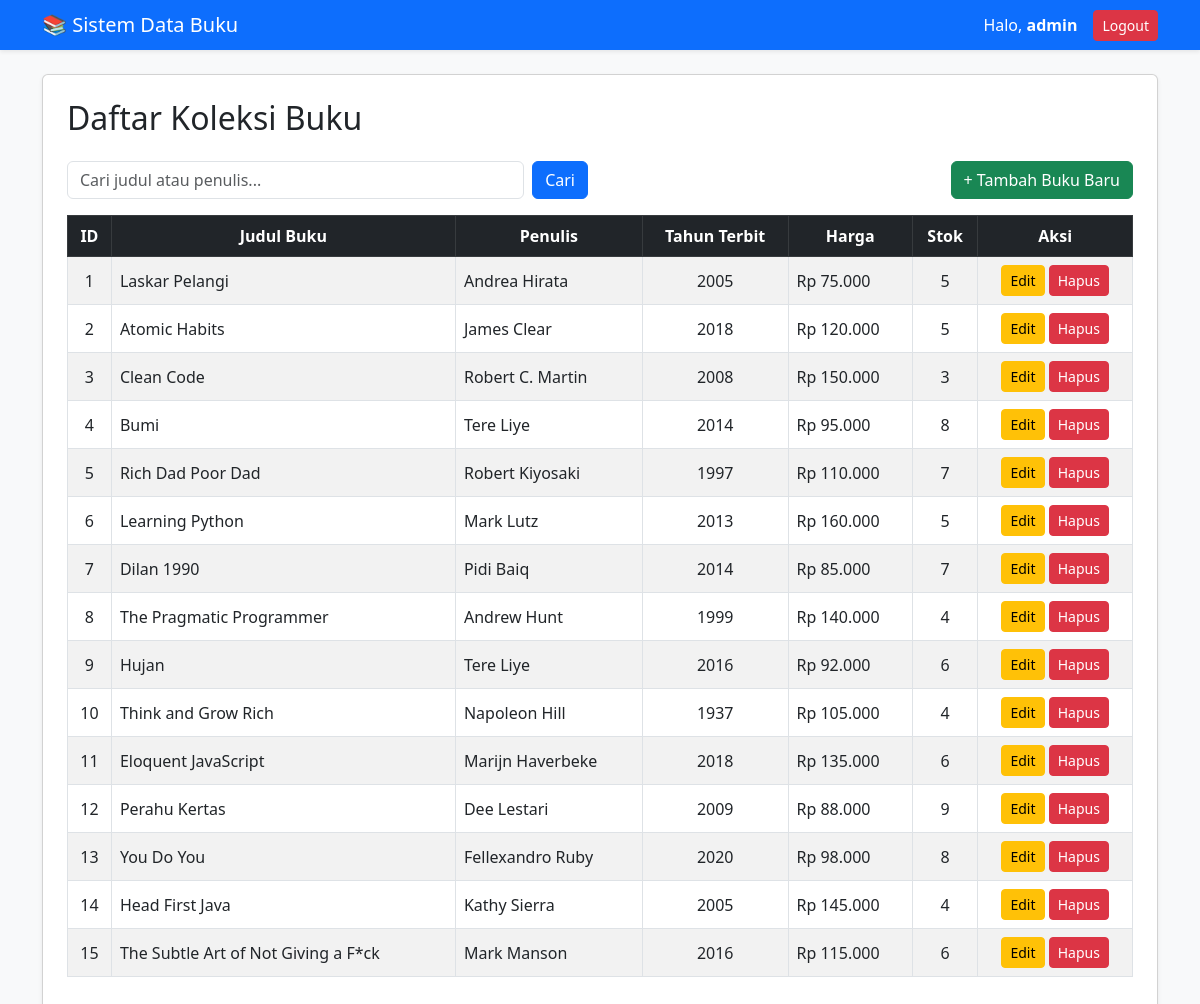
Screenshot of /index.php (signed in) with the database file from the repository.
### tables this page shows
CREATE TABLE `buku` (
  `id` int NOT NULL,
  `judul` varchar(255) NOT NULL,
  `penulis` varchar(255) NOT NULL,
  `tahun_terbit` int NOT NULL,
  `harga` decimal(10,2) NOT NULL,
  `stok` int NOT NULL
);

### index.php (the view, shortened to what this page needs)
<?php
include 'koneksi.php';
$search = isset($_GET['search']) ? $_GET['search'] : '';
if ($search) {
    $like = "%$search%";
    $stmt = $conn->prepare("SELECT * FROM buku WHERE judul LIKE ? OR penulis LIKE ?");
    $stmt->bind_param("ss", $like, $like);
    $stmt->execute();
    $result = $stmt->get_result();
} else {
    $result = $conn->query("SELECT * FROM buku");
}
?>
<!DOCTYPE html>
<html lang="id">
<head>
    <link href="https://cdn.jsdelivr.net/npm/bootstrap@5.3.0/dist/css/bootstrap.min.css" rel="stylesheet">
</head>
<body class="bg-light">
<nav class="navbar navbar-dark bg-primary shadow-sm mb-4">
    <div class="container">
        <a class="navbar-brand mb-0 h1" href="index.php">📚 Sistem Data Buku</a>
        <div class="d-flex align-items-center">
            <span class="text-white me-3">Halo, <strong><?= htmlspecialchars($_SESSION['nama_user']) ?></strong></span>
            <a href="logout.php" class="btn btn-danger btn-sm" onclick="return confirm('Apakah Anda yakin ingin keluar?')">Logout</a>
        </div>
    </div>
</nav>
<div class="container">
    <div class="card shadow-sm p-4">
        <h2 class="mb-4">Daftar Koleksi Buku</h2>
        <div class="row mb-3">
            <div class="col-md-6">
                <form method="GET" class="d-flex">
                    <input type="text" name="search" class="form-control me-2" placeholder="Cari judul atau penulis..." value="<?= htmlspecialchars($search) ?>">
                    <button class="btn btn-primary">Cari</button>
                </form>
            </div>
            <div class="col-md-6 text-end">
                <a href="tambah.php" class="btn btn-success">+ Tambah Buku Baru</a>
            </div>
        </div>
        <div class="table-responsive">
            <table class="table table-bordered table-striped align-middle">
                <thead class="table-dark text-center">
                    <tr>
                        <th>ID</th>
                        <th>Judul Buku</th>
                        <th>Penulis</th>
                        <th>Tahun Terbit</th>
                        <th>Harga</th>
                        <th>Stok</th>
                        <th>Aksi</th>
                    </tr>
                </thead>
                <tbody>
                    <?php if ($result->num_rows > 0): ?>
                        <?php while ($row = $result->fetch_assoc()): ?>
                        <tr>
                            <td class="text-center"><?= $row['id'] ?></td>
                            <td><?= htmlspecialchars($row['judul']) ?></td>
                            <td><?= htmlspecialchars($row['penulis']) ?></td>
                            <td class="text-center"><?= $row['tahun_terbit'] ?></td>
                            <td>Rp <?= number_format($row['harga'], 0, ',', '.') ?></td>
                            <td class="text-center"><?= $row['stok'] ?></td>
                            <td class="text-center">
                                <a href="edit.php?id=<?= $row['id'] ?>" class="btn btn-warning btn-sm">Edit</a>
                                <a href="hapus.php?id=<?= $row['id'] ?>" class="btn btn-danger btn-sm" onclick="return confirm('Yakin ingin menghapus buku ini?')">Hapus</a>
                            </td>
                        </tr>
                        <?php endwhile; ?>
                    <?php else: ?>
                        <tr>
                            <td colspan="7" class="text-center text-muted">Data buku tidak ditemukan.</td>
                        </tr>
                    <?php endif; ?>
                </tbody>
            </table>
        </div>
    </div>
</div>
</body>
</html>

### rows the page displays
buku: id "1", judul "Laskar Pelangi", penulis "Andrea Hirata", tahun_terbit "2005", harga "75.000", stok "5"
buku: id "2", judul "Atomic Habits", penulis "James Clear", tahun_terbit "2018", harga "120.000", stok "5"
buku: id "3", judul "Clean Code", penulis "Robert C. Martin", tahun_terbit "2008", harga "150.000", stok "3"
buku: id "4", judul "Bumi", penulis "Tere Liye", tahun_terbit "2014", harga "95.000", stok "8"
buku: id "5", judul "Rich Dad Poor Dad", penulis "Robert Kiyosaki", tahun_terbit "1997", harga "110.000", stok "7"
buku: id "6", judul "Learning Python", penulis "Mark Lutz", tahun_terbit "2013", harga "160.000", stok "5"
buku: id "7", judul "Dilan 1990", penulis "Pidi Baiq", tahun_terbit "2014", harga "85.000", stok "7"
buku: id "8", judul "The Pragmatic Programmer", penulis "Andrew Hunt", tahun_terbit "1999", harga "140.000", stok "4"
buku: id "9", judul "Hujan", penulis "Tere Liye", tahun_terbit "2016", harga "92.000", stok "6"
buku: id "10", judul "Think and Grow Rich", penulis "Napoleon Hill", tahun_terbit "1937", harga "105.000", stok "4"
buku: id "11", judul "Eloquent JavaScript", penulis "Marijn Haverbeke", tahun_terbit "2018", harga "135.000", stok "6"
buku: id "12", judul "Perahu Kertas", penulis "Dee Lestari", tahun_terbit "2009", harga "88.000", stok "9"
buku: id "13", judul "You Do You", penulis "Fellexandro Ruby", tahun_terbit "2020", harga "98.000", stok "8"
buku: id "14", judul "Head First Java", penulis "Kathy Sierra", tahun_terbit "2005", harga "145.000", stok "4"
buku: id "15", judul "The Subtle Art of Not Giving a F*ck", penulis "Mark Manson", tahun_terbit "2016", harga "115.000", stok "6"

### other values shown
$_SESSION['nama_user'] "admin"
